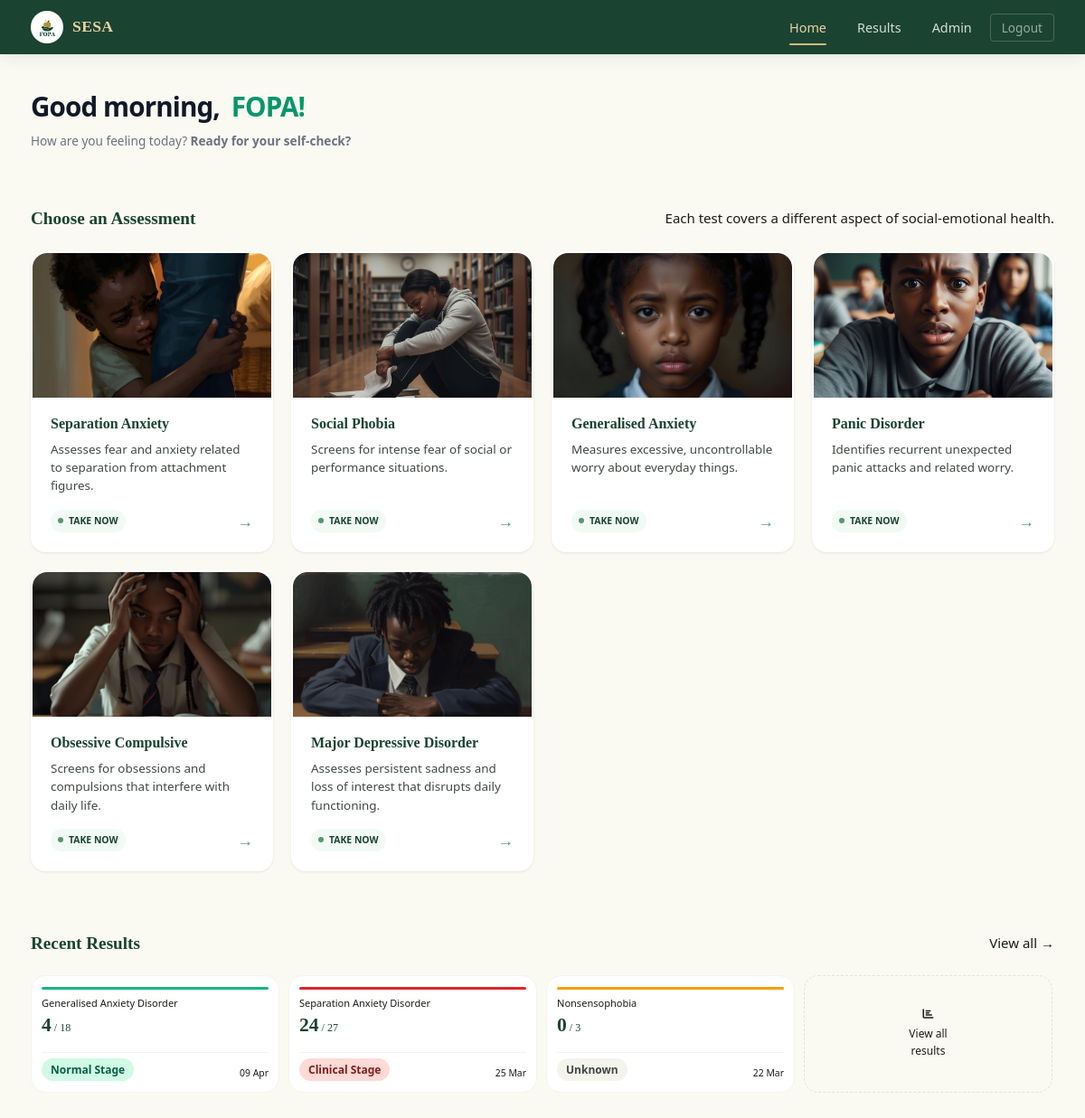
The page /home (signed in) on the database its author committed.
### app/models/account.py (models this page shows, shortened)
class Accounts(UserMixin, db.Model):
    __tablename__ = 'accounts'
    id = db.Column(db.Integer, primary_key=True)
    fname = db.Column(db.String(100), nullable=False)
    lname = db.Column(db.String(100), nullable=False)
    email = db.Column(db.String(120), unique=True, nullable=True, index=True)
    username = db.Column(db.String(50), unique=True, nullable=False, index=True)
    password = db.Column(db.String(256), nullable=False)
    school_name = db.Column(db.String(200), nullable=True)
    gender = db.Column(db.String(20), nullable=True)
    birthdate = db.Column(db.Date, nullable=True)
    last_login = db.Column(db.DateTime, nullable=True)
    created_at = db.Column(db.DateTime, default=lambda: datetime.now(timezone.utc))
    school_id = db.Column(
        db.Integer,
        db.ForeignKey('school.id', ondelete='CASCADE', name='fk_accounts_school_id'),
        nullable=True,
        index=True
    )
    class_group = db.Column(db.String(50), nullable=True)   # e.g. "Form 2A", "JHS 3B"
    level = db.Column(db.String(20), nullable=True)          # jhs | shs | university
    claim_code_hash  = db.Column(db.String(256), nullable=True)
    claim_code_plain = db.Column(db.String(20),  nullable=True)
    is_claimed       = db.Column(db.Boolean, default=True, nullable=False, server_default='1')
    is_admin = db.Column(db.Boolean, default=False, nullable=False)
    is_counsellor = db.Column(db.Boolean, default=False, server_default='0', nullable=False)
    failed_attempts = db.Column(db.Integer, default=0, server_default='0', nullable=False)
    locked_until = db.Column(db.DateTime, nullable=True)  # NULL = not locked
    phone = db.Column(db.String(20), nullable=True)
    consent_given = db.Column(db.Boolean, default=False, nullable=False, server_default='0')
    consent_given_at = db.Column(db.DateTime, nullable=True)
    consent_version = db.Column(db.String(10), nullable=True)  # e.g. 'v1.0'
    test_results = db.relationship(
        'TestResult',
        backref='account',
        lazy='dynamic',
        cascade='all, delete-orphan'
    )
    @property
    def is_super_admin(self):
        return self.is_admin
    LOCKOUT_THRESHOLD = 5      # failed attempts before lockout
    LOCKOUT_MINUTES   = 15     # minutes locked after threshold reached

### app/models/assessment_type.py (models this page shows, shortened)
class AssessmentType(db.Model):
    __tablename__ = 'assessment_type'
    id             = db.Column(db.Integer, primary_key=True)
    name           = db.Column(db.String(100), unique=True, nullable=False)
    display_name   = db.Column(db.String(100), nullable=False)
    description    = db.Column(db.Text, nullable=True)
    icon           = db.Column(db.String(10),  nullable=True)
    color          = db.Column(db.String(20),  nullable=True)
    order          = db.Column(db.Integer,     default=0, nullable=False)
    is_active      = db.Column(db.Boolean,     default=True, nullable=False)
    scoring_ranges = db.Column(db.JSON,        nullable=False)
    image_url      = db.Column(db.String(500), nullable=True)

### app/models/test_result.py (models this page shows, shortened)
class TestResult(db.Model):
    __tablename__ = 'test_results'
    id = db.Column(db.Integer, primary_key=True)
    user_id = db.Column(db.Integer, db.ForeignKey('accounts.id', ondelete='CASCADE'), nullable=False, index=True)
    test_type = db.Column(db.String(100), nullable=False, index=True)
    score = db.Column(db.Integer, nullable=False)
    max_score = db.Column(db.Integer, nullable=True)
    stage = db.Column(db.String(50), nullable=True, index=True)  # "Normal Stage", "Mild Stage", etc.
    _feedback_encrypted = db.Column('feedback', db.Text, nullable=True)
    @property
    def feedback(self):
        if not self._feedback_encrypted:
            return None
        f = _get_fernet()
        if not f:
            return self._feedback_encrypted
        try:
            return f.decrypt(self._feedback_encrypted.encode()).decode()
        except Exception:
            return self._feedback_encrypted
    @feedback.setter
    def feedback(self, value):
        if not value:
            self._feedback_encrypted = None
            return
        f = _get_fernet()
        if not f:
            self._feedback_encrypted = value
            return
        self._feedback_encrypted = f.encrypt(value.encode()).decode()
    details = db.Column(db.Text, nullable=True)           # kept for backward compat
    taken_at = db.Column(db.DateTime, default=lambda: datetime.now(timezone.utc), index=True)

### app/routes/main.py (the view)
@main_bp.route('/home')
@login_required
def home():
    user = current_user
    results = user.test_results.order_by(TestResult.taken_at.desc()).all()
    total_tests = len(results)
    most_recent = results[0] if results else None
    question_counts = {
        row.test_type: row.count
        for row in db.session.query(
            Question.test_type,
            func.count(Question.id).label('count')
        ).group_by(Question.test_type).all()
    }
    from datetime import datetime, timedelta, timezone
    now = datetime.now()
    latest_by_type = {}
    for r in results:
        if r.test_type not in latest_by_type:
            latest_by_type[r.test_type] = r
    from app.models.assessment_type import AssessmentType
    tests_meta = []
    COOLDOWN_DAYS = 7
    for at in AssessmentType.query.filter_by(is_active=True).order_by(AssessmentType.order).all():
        days_remaining = 0
        is_ready = True
        latest = latest_by_type.get(at.name)
        if latest and latest.taken_at:
            taken_at = latest.taken_at
            if taken_at.tzinfo is None:
                taken_at = taken_at.replace(tzinfo=timezone.utc)
            current_time = now.replace(tzinfo=timezone.utc) if now.tzinfo is None else now
            days_ago = (current_time - taken_at).days
            days_left = COOLDOWN_DAYS - days_ago
            if days_left > 0:
                days_remaining = days_left
                is_ready = False
        tests_meta.append({
            'name':  at.name,
            'title': at.display_name,
            'desc':  at.description or '',
            'icon':  at.icon or '🧠',
            'color': at.color or 'green',
            'count': question_counts.get(at.name, 0),
            'image_url': at.image_url,
            'days_remaining': days_remaining,
            'is_ready': is_ready
        })
    this_month_results = [
        r for r in results
        if r.taken_at and r.taken_at.month == now.month and r.taken_at.year == now.year
    ]
    tests_this_month = len(this_month_results)
    total_assessments_taken = total_tests   # passed to template as total count
    assessments_this_month  = tests_this_month
    recent_results = results[:3]  # 3 most recent for the home table
    hour = now.hour
    if hour < 12:
        greeting = "Good morning"
    elif hour < 17:
        greeting = "Good afternoon"
    else:
        greeting = "Good evening"
    new_username = session.pop('show_username_prompt', None)
    return render_template(
        'main/home.html',
        user=user,
        total_tests=total_tests,
        avg_score=total_assessments_taken,
        most_recent=most_recent,
        tests_meta=tests_meta,
        score_change=None,
        prev_avg=assessments_this_month,
        recent_results=recent_results,
        latest_by_type=latest_by_type,
        greeting=greeting,
        new_username=new_username,
    )

### app/__init__.py (called while the page is built)
def _init_extensions(app: Flask) -> None:
    app.config.setdefault("SQLALCHEMY_ENGINE_OPTIONS", {}).update({
        "pool_pre_ping": True,   # test connection before using it
        "pool_recycle":  300,    # recycle connections every 5 minutes
        "pool_size":     5,      # max persistent connections
        "max_overflow":  2,      # extra connections under load
    })
    db.init_app(app)
    migrate.init_app(app, db)
    csrf.init_app(app)
    login_manager.init_app(app)
    limiter.init_app(app)
    from app.models.account import Accounts
    from app.models.quiz_session import QuizSession  # noqa: F401
    from app.models.counsellor_profile import CounsellorProfile  # noqa: F401
    from app.models.assessment_type import AssessmentType  # noqa: F401
    @login_manager.user_loader
    def load_user(user_id: str):
        return Accounts.query.get(int(user_id))

### app/templates/main/home.html (shortened to what this page needs)
  {% extends 'base.html' %}
  {% block nav_links %}
    <li><a href="{{ url_for('main.home') }}" class="active">Home</a></li>
    <li><a href="{{ url_for('main.results') }}">Results</a></li>
    {% if current_user.is_super_admin %}
      <li><a href="{{ url_for('admin.dashboard') }}">Admin</a></li>
    {% endif %}
    <li><a href="{{ url_for('auth.logout') }}" class="btn-nav-logout">Logout</a></li>
  {% endblock %}
  {% block body %}
  <div class="container pb-48">
  <link rel="stylesheet" href="{{ url_for('static', filename='css/main/home.css') }}">
  <header class="app-header">
    <h1 class="app-greeting">
      {{ greeting }}, <span>{{ user.fname }}!</span>
    </h1>
    <p class="app-description">
      How are you feeling today? <b>Ready for your self-check?</b>
    </p>
  </header>
    <div class="section" id="assessments">
      <div class="section-head">
        <h2>Choose an Assessment</h2>
        <p class="section-desc">Each test covers a different aspect of social-emotional health.</p>
      </div>
      <div class="test-grid">
        {% for test in tests_meta %}
        <a href="{% if test.is_ready %}{{ url_for('test.display_questions', test_type=test.name) }}{% else %}javascript:void(0);{% endif %}"
          class="test-card {% if not test.is_ready %}locked{% endif %}"
          {% if not test.is_ready %}onclick="alert('This assessment will be exactly 7 days after your previous attempt. Please wait {{ test.days_remaining }} more day(s).');"{% endif %}>
          <div class="test-card-image">
            {% if test.get('image_url') %}
            <img src="{{ test.image_url }}"
                alt="{{ test.name }}"
                loading="lazy"
                width="400"
                height="160">
            {% endif %}
          </div>
          <div class="test-card-content">
            <h3>{{ test.get('title') or test.get('display_name') or test.name }}</h3>
            <p>{{ test.get('desc') or test.get('description') or '' }}</p>
            <div class="test-card-meta">
              {% if test.is_ready %}
                <span class="pulse-badge"><span class="pulse-dot"></span> Take Now</span>
                <span class="test-card-arrow">→</span>
              {% else %}
                <span class="lock-indicator"><i class="fa-solid fa-lock lock-icon"></i> Available in {{ test.days_remaining }} day(s)</span>
              {% endif %}
            </div>
          </div>
        </a>
        {% endfor %}
      </div>
    </div>
    {% if recent_results %}
    <div class="section">
      <div class="section-head">
        <h2>Recent Results</h2>
        <a href="{{ url_for('main.results') }}" class="results-link">View all →</a>
      </div>
      <div class="recent-results-scroll">
        {% for r in recent_results %}
          {% set s = (r.stage or r.details or 'unknown') | lower %}
          {% if 'normal' in s %}{% set bar_mod = 'normal' %}{% set badge_class = 'stage-normal' %}
          {% elif 'mild' in s %}{% set bar_mod = 'mild' %}{% set badge_class = 'stage-mild' %}
          {% elif 'elevated' in s %}{% set bar_mod = 'elevated' %}{% set badge_class = 'stage-elevated' %}
          {% elif 'clinical' in s %}{% set bar_mod = 'clinical' %}{% set badge_class = 'stage-clinical' %}
          {% else %}{% set bar_mod = 'mild' %}{% set badge_class = 'badge-gray' %}{% endif %}
          <div class="recent-result-card">
            <div class="recent-result-bar recent-result-bar--{{ bar_mod }}"></div>
            <div class="recent-result-title">{{ r.test_type }}</div>
            <div class="recent-result-score">
              {{ r.score }}{% if r.max_score %}<span> / {{ r.max_score }}</span>{% endif %}
            </div>
            <div class="recent-result-bottom">
              <span class="badge {{ badge_class }}">{{ r.stage or r.details or 'Unknown' }}</span>
              <span class="recent-result-date">{{ r.taken_at.strftime('%d %b') }}</span>
            </div>
          </div>
        {% endfor %}
        <a href="{{ url_for('main.results') }}" class="recent-result-more">
          <i class="fa-solid fa-chart-bar results-icon"></i>
          <span>View all<br>results</span>
        </a>
      </div>
    </div>
    {% endif %}
  </div>
  {% endblock %}

### app/templates/base.html (shortened to what this page needs)
<!DOCTYPE html>
<html lang="en">
<head>
  <link rel="stylesheet" href="{{ url_for('static', filename='css/main.css') }}">
  <link rel="stylesheet" href="{{ url_for('static', filename='css/base/base.css') }}">
  <link rel="stylesheet" href="https://cdnjs.cloudflare.com/ajax/libs/font-awesome/6.5.0/css/all.min.css">
</head>
<body class="{% if (current_user.is_authenticated and not current_user.is_super_admin) or session.get('school_id') %}has-bottom-nav {% endif %}{% block body_class %}{% endblock %}">
{% block full_page %}
<div class="app-layout">
  {% block navbar %}
  <nav class="navbar" id="mainNav">
    <div class="navbar-inner">
      <a href="{{ url_for('main.landing') }}" class="navbar-brand">
        <img src="{{ url_for('static', filename='images/Pofa.png') }}" alt="FOPA Logo" class="navbar-logo">
        <span class="navbar-title">SESA</span>
      </a>
      <ul class="navbar-links">
        {% block nav_links %}{% endblock %}
      </ul>
    </div>
  </nav>
  {% endblock %}
  <main>
    {% block body %}{% endblock %}
  </main>
</div>
{% endblock %}
</body>
</html>

### app/static/css/main/home.css (style rules this page uses)
.app-header { padding: 4px; margin-bottom: 8px; text-align: center; }
.app-greeting { font-size: 1.5rem; font-weight: 800; color: #111827; line-height: 1.2; margin: 0; letter-spacing: -0.03em; }
.app-greeting span { color: #059669; display: inline; }
.app-description { font-size: 0.85rem; color: #6b7280; line-height: 1.5; max-width: 450px; margin: 10px auto 0 auto; }
@media (min-width: 600px) { .app-greeting { font-size: 1.85rem; } }
@media (min-width: 600px) { .app-greeting span { display: inline; margin-left: 6px; } }
@media (min-width: 600px) { .app-header { padding: 40px 0 20px 0; text-align: left; } }
@media (min-width: 600px) { .app-description { margin-left: 0; } }
.pulse-badge { display: inline-flex; align-items: center; gap: 6px; font-size: 0.65rem; font-weight: 700; text-transform: uppercase; color: var(--green-800); background: var(--green-50); padding: 4px 8px; border-radius: 12px; }
.pulse-dot { width: 6px; height: 6px; background-color: var(--green-500); border-radius: 50%; box-shadow: 0 0 0 0 rgba(16, 185, 129, 0.7); animation: pulseReady 1.5s infinite; }

### rows shown on the page
Accounts: fname "FOPA"
AssessmentType: image_url (picture), display_name "Separation Anxiety", description "Assesses fear and anxiety related to separation from attachment figures."
AssessmentType: image_url (picture), display_name "Social Phobia", description "Screens for intense fear of social or performance situations."
AssessmentType: image_url (picture), display_name "Generalised Anxiety", description "Measures excessive, uncontrollable worry about everyday things."
AssessmentType: image_url (picture), display_name "Panic Disorder", description "Identifies recurrent unexpected panic attacks and related worry."
AssessmentType: image_url (picture), display_name "Obsessive Compulsive", description "Screens for obsessions and compulsions that interfere with daily life."
AssessmentType: image_url (picture), display_name "Major Depressive Disorder", description "Assesses persistent sadness and loss of interest that disrupts daily functioning."
TestResult: test_type "Generalised Anxiety Disorder", score "4", max_score "18", stage "Normal Stage", taken_at "09 Apr"
TestResult: test_type "Separation Anxiety Disorder", score "24", max_score "27", stage "Clinical Stage", taken_at "25 Mar"
TestResult: test_type "Nonsensophobia", score "0", max_score "3", stage "Unknown", taken_at "22 Mar"

### other values the page prints
{{ greeting }} "Good morning"
